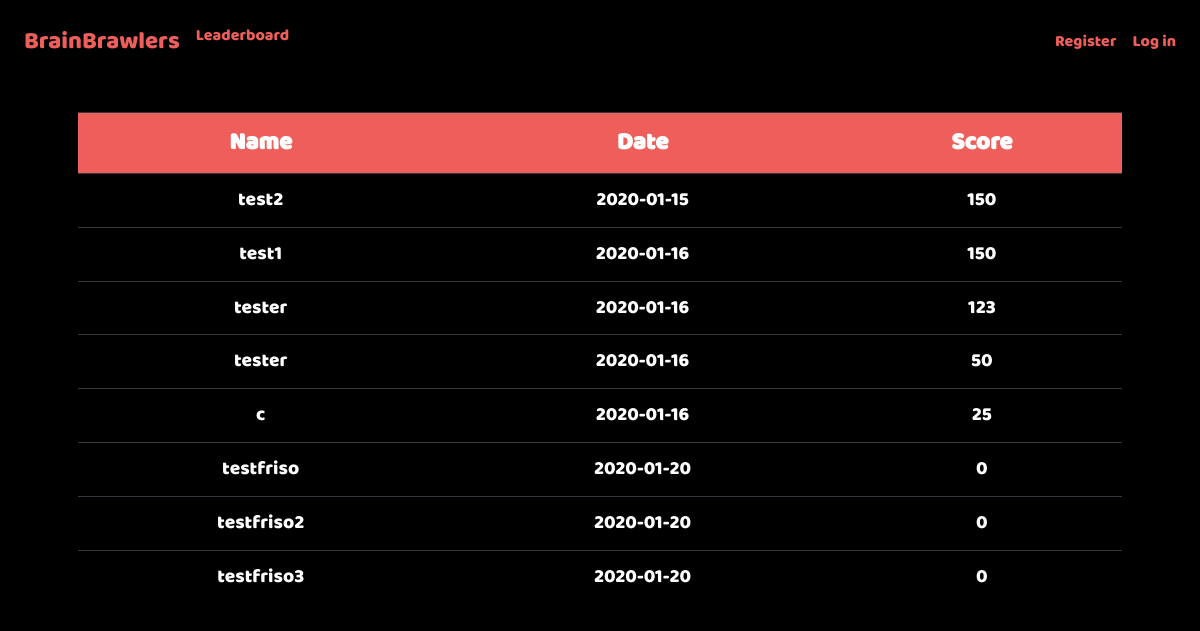
The page /leaderboard on the database as committed earlier.
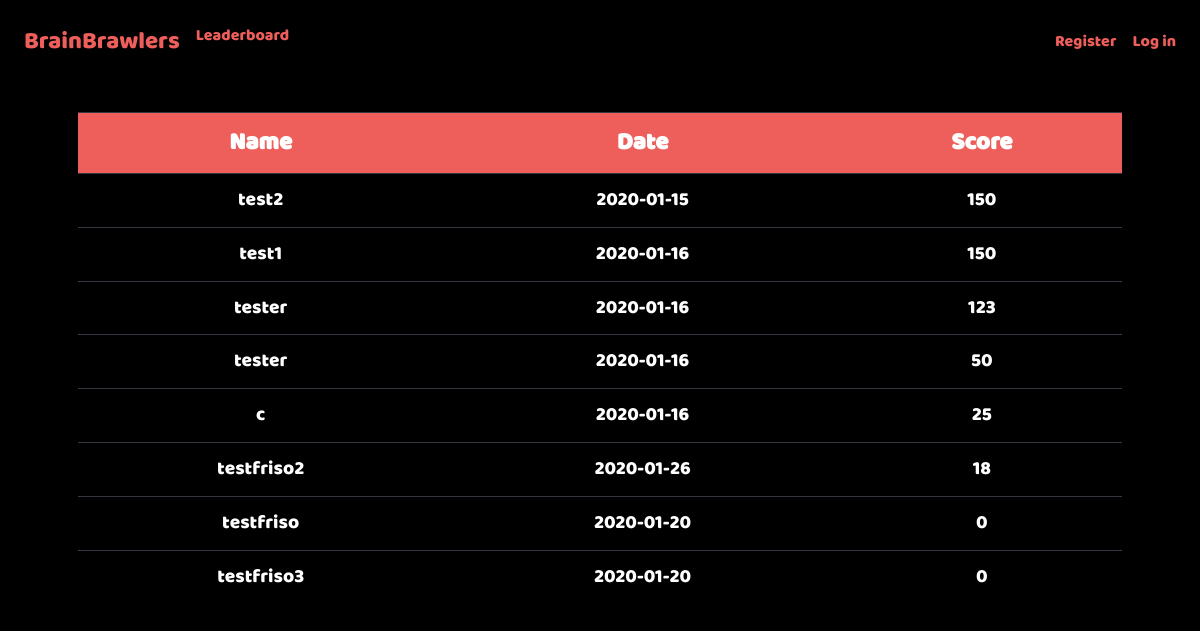
The same page on the database as committed later.
### tables this page shows
CREATE TABLE 'users' ('id' integer PRIMARY KEY AUTOINCREMENT NOT NULL, 'username' text NOT NULL, 'hash' text NOT NULL, 'highscore' integer NOT NULL, 'date'  date NOT NULL DEFAULT CURRENT_DATE  );

### application.py (the view)
@app.route("/leaderboard")
def leaderboard():
    highscores = db.execute("SELECT * FROM users ORDER BY highscore DESC, date;")
    return render_template("game/leaderboard.html", highscores=highscores)

### application.py (called while the page is built)
@app.after_request
def after_request(response):
    response.headers["Cache-Control"] = "no-cache, no-store, must-revalidate"
    response.headers["Expires"] = 0
    response.headers["Pragma"] = "no-cache"
    return response

### templates/game/leaderboard.html (shortened to what this page needs)
{% extends "layout.html" %}
{% block main %}
    <p>
        <br>
        <br>
    </p>
    <table id=table class="table table-dark" style="width:100%">
        <link href="/static/css/leaderboard.css" rel="stylesheet">
        <tr>
            <th>Name</th>
            <th>Date</th>
            <th>Score</th>
        </tr>
    {% for highscore in highscores %}
        <tr>
            <td>{{ highscore.username }}</td>
            <td>{{ highscore.date }}</td>
            <td>{{ highscore.highscore }}</td>
        </tr>
    {% endfor %}
    </table>
{% endblock %}

### templates/layout.html (shortened to what this page needs)
<!DOCTYPE html>
<html lang="en">
    <head>
        <link href="https://maxcdn.bootstrapcdn.com/bootstrap/4.1.3/css/bootstrap.min.css" rel="stylesheet">
        <link href="{{ url_for('static', filename='css/basic_style.css') }}" rel="stylesheet">
        <link href="{{ url_for('static', filename='css/snackbar.css') }}" rel="stylesheet">
    </head>
    <body>
        <nav class="navbar fixed-top navbar-expand-md">
            <div class="collapse navbar-collapse" id="navbar">
                {% if session.user_id %}
                    <ul class="navbar-nav mr-auto mt-2">
                        <li class="nav-item nav-logo"><a class="nav-link" href="/">BrainBrawlers</a></li>
                        <li class="nav-item"><a class="nav-link" href="/leaderboard">Leaderboard</a></li>
                        <li class="nav-item"><a class="nav-link" href="/profile">Profile</a></li>
                        <li class="nav-item"><a class="nav-link" href="/friends">Friends</a></li>
                    </ul>
                    <ul class="navbar-nav ml-auto mt-2">
                        <li class="nav-item"><a class="nav-link" href="/logout">Log Out</a></li>
                    </ul>
                {% else %}
                    <ul class="navbar-nav mr-auto mt-2">
                        <li class="nav-item nav-logo"><a class="nav-link" href="/">BrainBrawlers</a></li>
                        <li class="nav-item"><a class="nav-link" href="/leaderboard">Leaderboard</a></li>
                    </ul>
                    <ul class="navbar-nav ml-auto mt-2">
                        <li class="nav-item"><a class="nav-link" href="/register">Register</a></li>
                        <li class="nav-item"><a class="nav-link" href="/login">Log in</a></li>
                    </ul>
                {% endif %}
            </div>
        </nav>
        <main class="container p-5 center">
            {% block main %}{% endblock %}
        </main>
    </body>
</html>

### static/css/basic_style.css (style rules this page uses)
.navbar { background-color: rgba(0,0,0,0.8);; }
.nav-link { color: #ee5f5b; font-family: Baloo Regular, Baloo; }
body { background-color: #000000; }
main { overflow-x: auto; text-align: center; }
.center { color: #ffffff; text-align: center; }
.nav-logo { font-size: 150%; }

### static/css/leaderboard.css (style rules this page uses)
#table { margin-left:auto; margin-right:auto; color: white; font-family: Baloo Regular, Baloo; }
th { background-color: #ee5f5b; font-size: 150%; font-weight: bold; }
td { background-color: black; font-size: 120%; }

Rows that differ between the two databases and show on the page:
changed users "testfriso2": date "2020-01-20" → "2020-01-26"; highscore "0" → "18"; moves up the list
